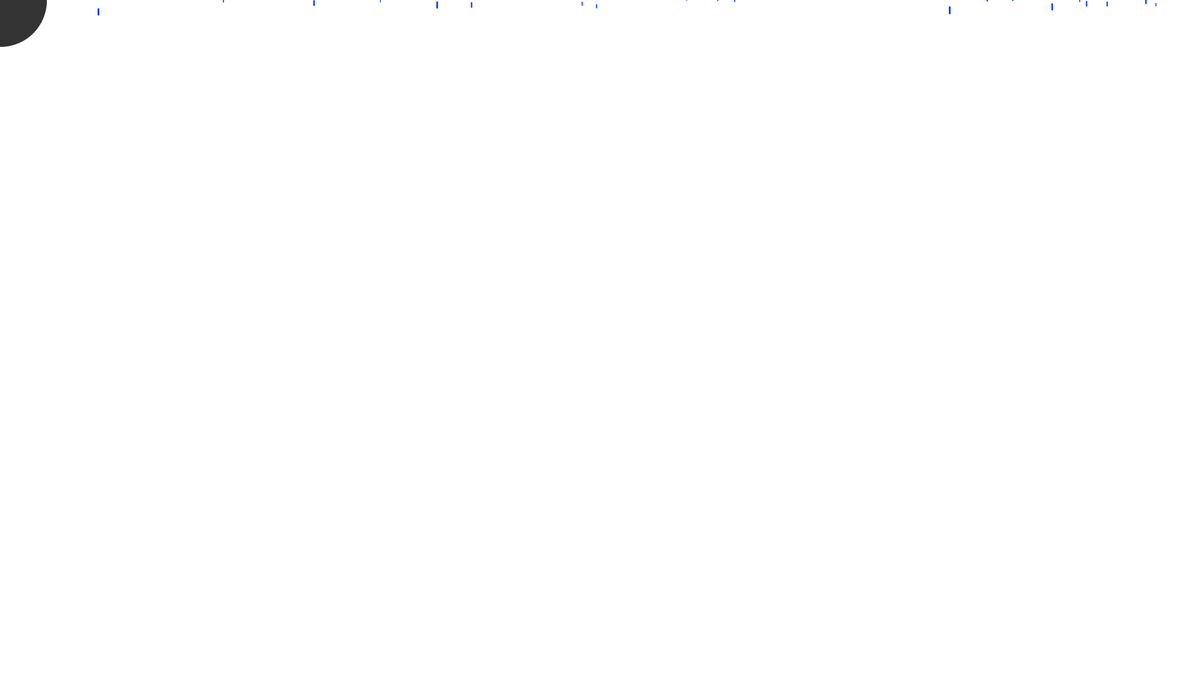
Frame 1 (no input)
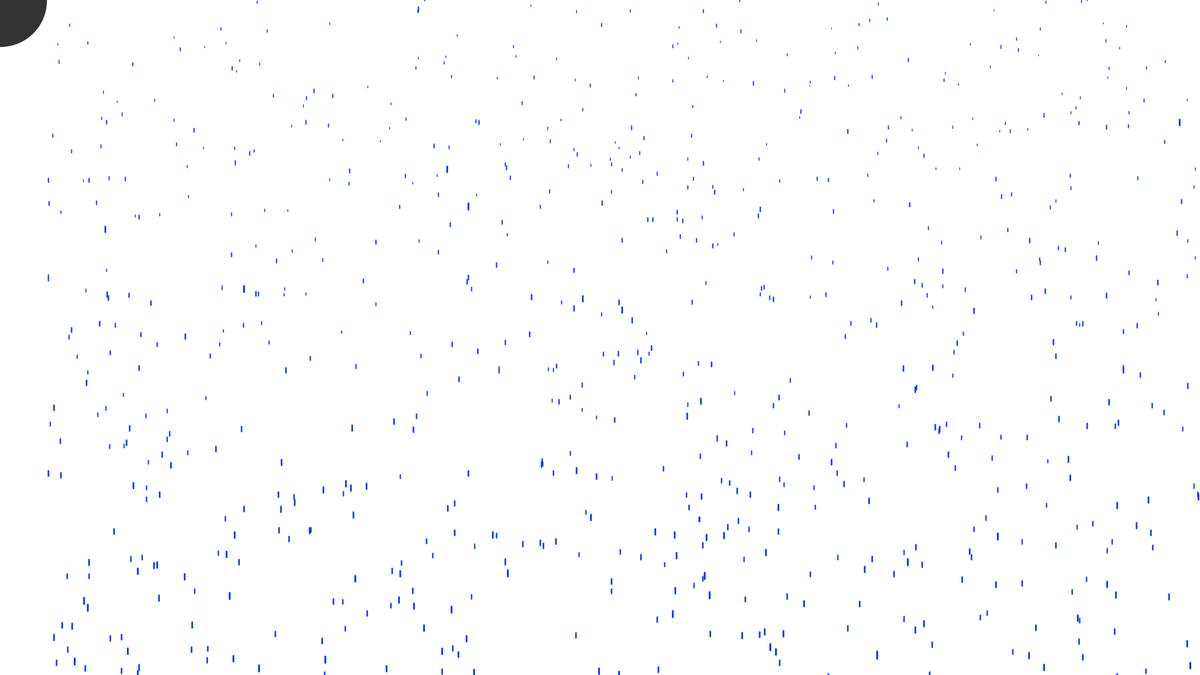
Frame 60 (the mouse pressed at the canvas centre just before this capture)
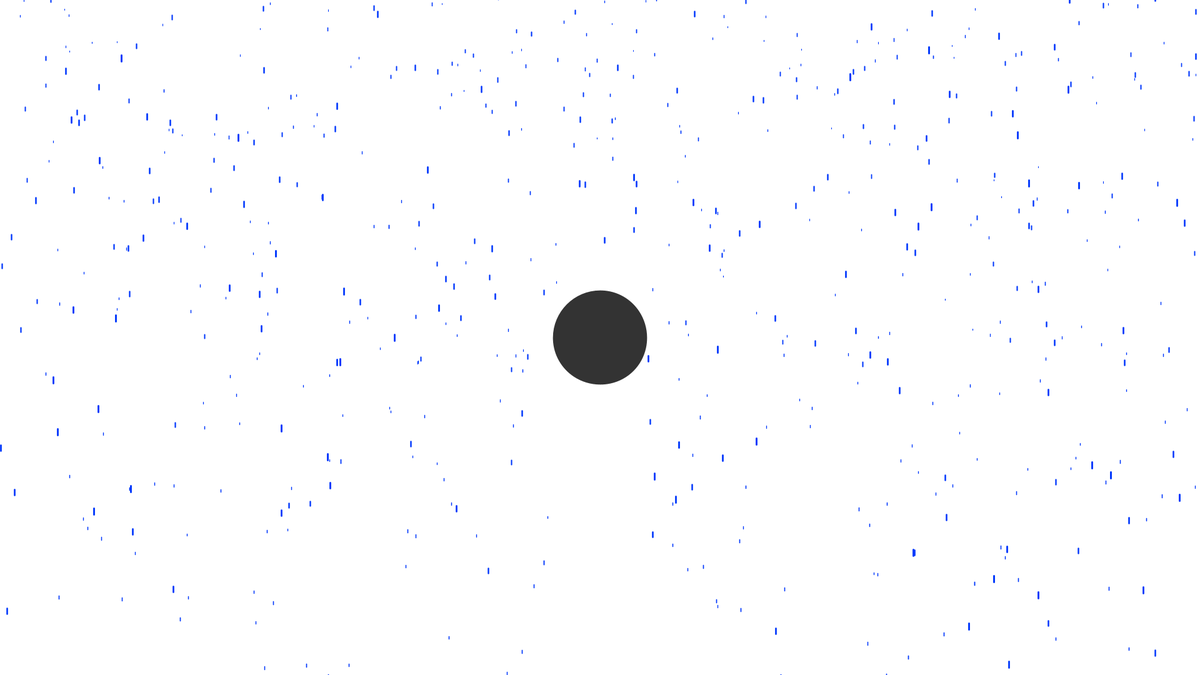
Frame 120 (the mouse held since frame 60 and released just before this capture)

The Processing sketch that drew these frames (run headless with seeded random() and noise(); from frame 60 on, the mouse is pressed at the canvas centre):

// Processing sketch: regen
// ── regen.pde
tropfen[] t = new tropfen[1000];
kreis k = new kreis(75);


void setup() {
  frameRate(60);
  size(1920, 1080);
  for (int i = 0; i < t.length; i++) {
    t[i] = new tropfen();
  }
}



void draw() {
  background(255);
  for (int i = 0; i<t.length; i++) {  
    t[i].fall();
    if (k.hitkreis(t[i].x, t[i].y)==true) {
      t[i].reset();
      if (k.r<250) {
        k.r = k.r * 1.0001;
      }
    }
    t[i].show();
  }
  k.show();
}

// ── kreis.pde
class kreis {
  float r; 

  kreis(float radius) {
    r = radius;
  }

  void show() {
    strokeWeight(r);
    stroke(51);
    fill(51);
    circle(mouseX, mouseY, r);
  }
  boolean hitkreis(float x, float y) {
    if (((x-mouseX)*(x-mouseX))+((y-mouseY)*(y-mouseY)) < r*r) {
      return true;
    } else {
      return false;
    }
  }
}

// ── tropfen.pde
class tropfen {
  float x = random(0, width);
  float y = random(-600, 0);
  float z = random(0, 20);
  float yspeed = map(z, 0, 20, 1, 20);
  float len = map(z, 0, 20, 2, 10);
  float grav = map(z, 0, 20, 0.01, 0.2);
  float thick = map(z, 0, 20, 1, 3);


  tropfen() {
  }


  void reset() {
    y= random(-600, 0);
    z = random(0, 20);
    x=random(0, width);
    yspeed = map(z, 0, 20, 1, 20);
    len = map(z, 0, 20, 2, 10);
    grav = map(z, 0, 20, 0.01, 0.2);
    thick = map(z, 0, 20, 1, 3);
  }

  void fall() {
    y = y + yspeed;
    yspeed = yspeed + grav;

    if (y>height+500) {
      reset();
    }
  }

  void show() {
    stroke(3, 57, 252);
    strokeWeight(thick);
    line(x, y, x, y+len);
  }
}
